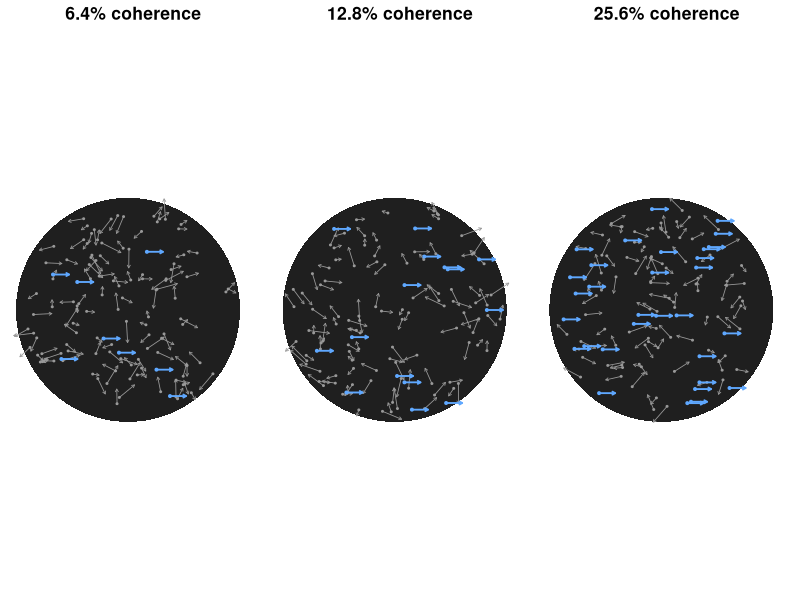

R code for this plot: (Note: this script raises an error after producing the figure.)
## ---- chunk 1
draw_coherence <- function(coherence, n = 120, step = 0.15) {
  r  <- sqrt(runif(n))
  th <- runif(n, 0, 2 * pi)
  x <- r * cos(th); y <- r * sin(th)
  coherent <- seq_len(n) <= round(coherence * n)
  angle <- ifelse(coherent, 0, runif(n, 0, 2 * pi))
  len   <- ifelse(coherent, step, runif(n, 0.05, 0.2))
  plot(NULL, xlim = c(-1.05, 1.15), ylim = c(-1.05, 1.05), asp = 1, axes = FALSE, xlab = "", ylab = "",
       main = sprintf("%.1f%% coherence", 100 * coherence), cex.main = 1.6)
  symbols(0, 0, circles = 1.05, inches = FALSE, add = TRUE, bg = "grey12", fg = NA)
  cols <- ifelse(coherent, "#5fa8ff", "grey60")
  # noise first, then the coherent dots on top so they are not hidden
  for (grp in c(FALSE, TRUE)) {
    i <- coherent == grp
    arrows(x[i], y[i], x[i] + len[i] * cos(angle[i]), y[i] + len[i] * sin(angle[i]),
           length = 0.03, col = cols[i], lwd = if (grp) 1.8 else 0.8)
    points(x[i], y[i], pch = 19, cex = if (grp) 0.6 else 0.4, col = cols[i])
  }
}
set.seed(3)
par(mfrow = c(1, 3), mar = c(0.5, 0.5, 2, 0.5))
for (co in c(0.064, 0.128, 0.256)) draw_coherence(co)
## ---- chunk 2
rdm <- read_csv("data/rdm.csv", show_col_types = FALSE)
head(rdm)
## ---- chunk 3
rdm |>
  group_by(instruction, coherence) |>
  summarise(accuracy = mean(correct), median_rt = median(rt), .groups = "drop")
## ---- chunk 4
rdm |>
  filter(participant == "P01", instruction == "accuracy") |>
  mutate(outcome = if_else(correct == 1, "correct", "error")) |>
  ggplot(aes(x = rt, fill = outcome)) +
  geom_histogram(binwidth = 0.1, boundary = 0, position = "identity", alpha = 0.6) +
  scale_fill_manual(values = c(correct = "steelblue", error = "darkorange")) +
  labs(x = "RT (s)", y = "number of trials", fill = NULL, title = "P01, accuracy blocks")
